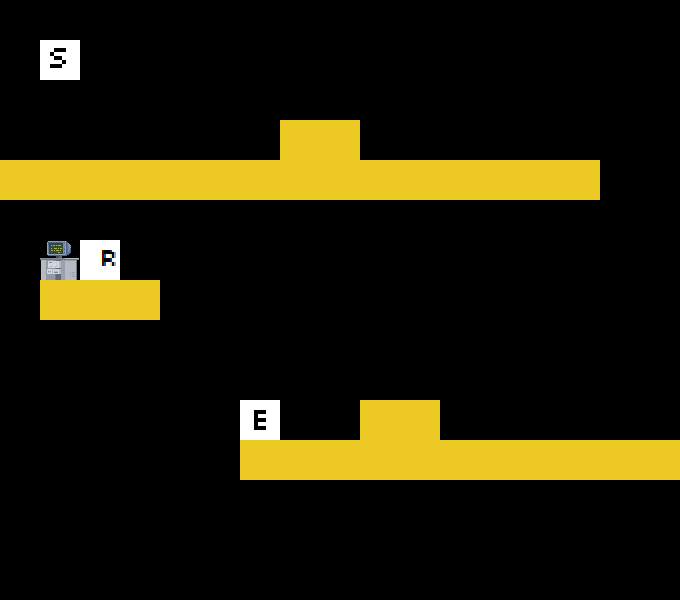

This game map was drawn from its Tiled (.tmx) file and the tilesets committed beside it. A one-line description and the trimmed map source follow:
An orthogonal 17x15 tile map with 40x40 px tiles, 2 tile layers (art, data).

<map version="1.0" orientation="orthogonal" width="17" height="15" tilewidth="40" tileheight="40">
 <tileset firstgid="1" name="tileset" tilewidth="40" tileheight="40">
  <image source="../tileset.png" width="200" height="200" />
 </tileset>
 <layer name="art" width="17" height="15">
  <data>[255 cells, 35 non-empty, 3 distinct tile ids]</data>
 </layer>
 <layer name="data" width="17" height="15">
  <data>[255 cells, 2 non-empty, 2 distinct tile ids]</data>
 </layer>
</map>
